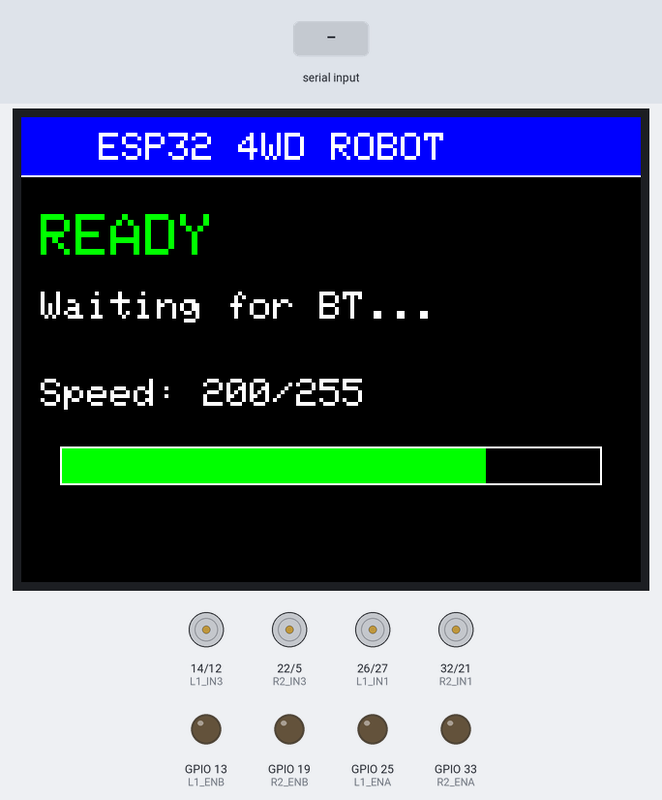
Bench run of a sketch on a simulated ESP32. Shown: 320×240 colour display, motor-driver pin pairs drawn as motors (green arrow = first pin HIGH = forward, orange = second pin HIGH = backward, longer = more drive), output pins drawn as LEDs (lit = HIGH). The test bench sets the inputs (shaded band). Nothing arrives over Bluetooth unless stated; what the sketch prints to the serial monitor is not drawn.

Above: at 2.4 s.
2.5 s: "W" received over the second serial link
At 3.3 s:
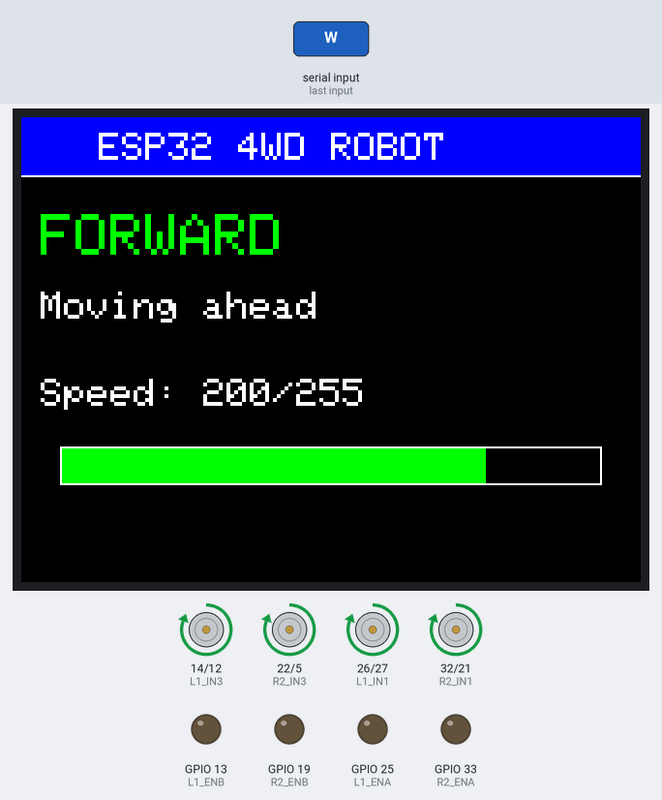
4.0 s: "S" received over the second serial link
At 4.4 s:
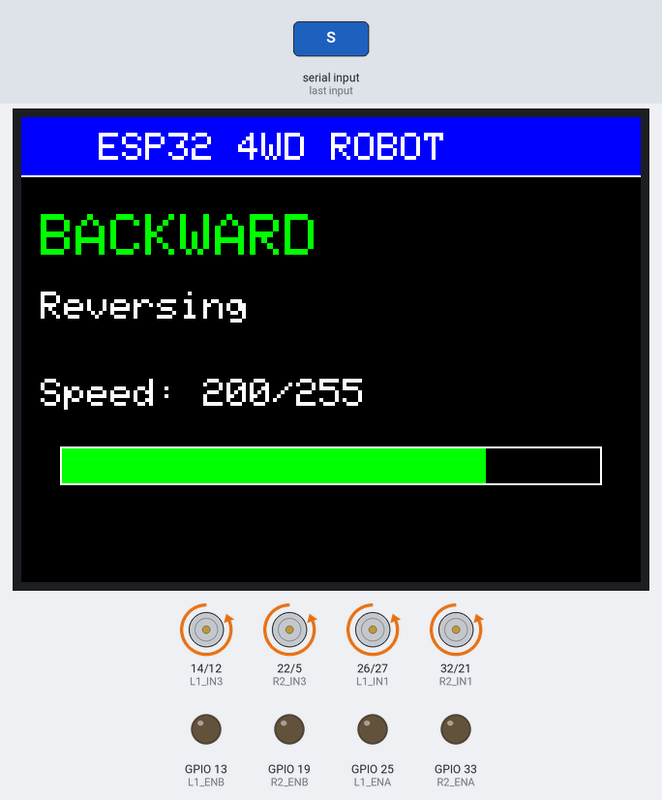
5.5 s: "Q" received over the second serial link
At 6.7 s:
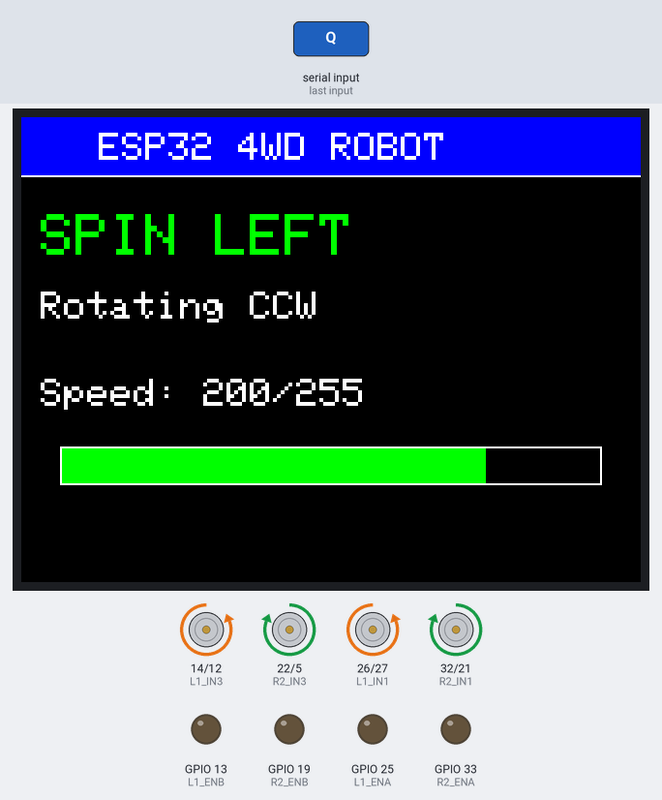
7.0 s: "A" received over the second serial link
At 8.0 s:
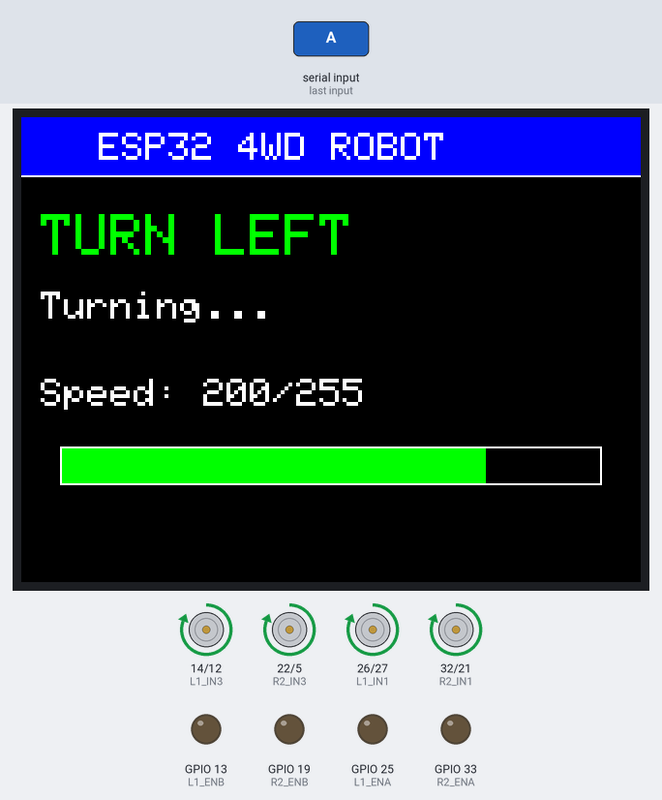
8.5 s: "D" received over the second serial link
At 9.0 s:
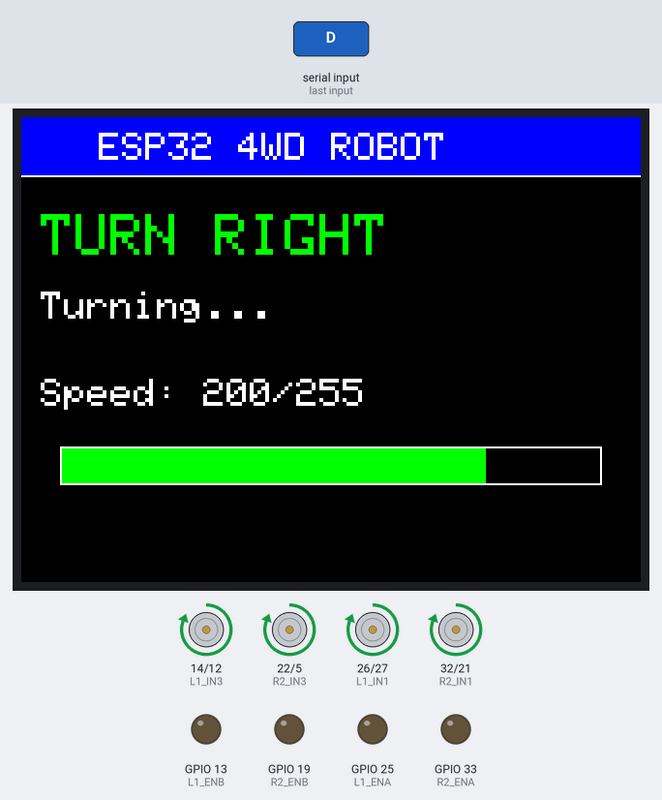
10.0 s: "s" received over the second serial link
At 10.5 s:
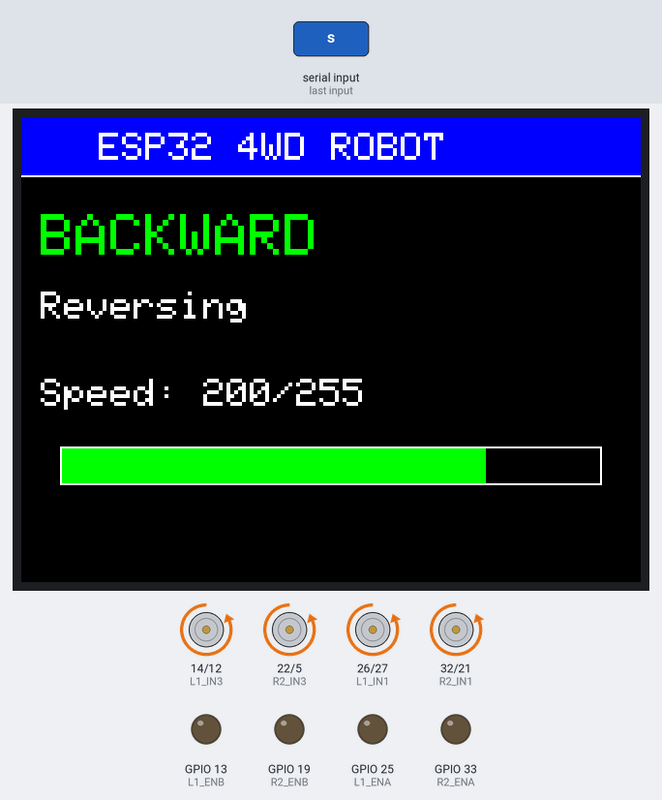
Timing chart, 0 to 12.5 s (numbered marks = the images above; inputs shaded):
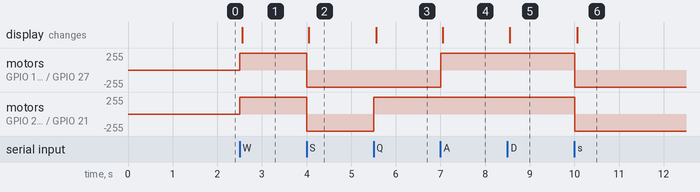

Measured:
- after the input at 2.5 s, motor on GPIO 14 (L1_IN3) / GPIO 12 (L1_IN4), motor on GPIO 22 (R2_IN3) / GPIO 5 (R2_IN4), motor on GPIO 26 (L1_IN1) / GPIO 27 (L1_IN2), motor on GPIO 32 (R2_IN1) / GPIO 21 (R2_IN2): stopped → forward 255/255 at once; the display: changes after 0.05 s (image 1)
- after the input at 4.0 s, motor on GPIO 14 (L1_IN3) / GPIO 12 (L1_IN4), motor on GPIO 22 (R2_IN3) / GPIO 5 (R2_IN4), motor on GPIO 26 (L1_IN1) / GPIO 27 (L1_IN2), motor on GPIO 32 (R2_IN1) / GPIO 21 (R2_IN2): forward 255/255 → backward 255/255 at once; the display: changes after 0.05 s (image 2)
- after the input at 5.5 s, motor on GPIO 22 (R2_IN3) / GPIO 5 (R2_IN4), motor on GPIO 32 (R2_IN1) / GPIO 21 (R2_IN2): backward 255/255 → forward 255/255 at once; the display: changes after 0.06 s (image 3)
- after the input at 7.0 s, motor on GPIO 14 (L1_IN3) / GPIO 12 (L1_IN4), motor on GPIO 26 (L1_IN1) / GPIO 27 (L1_IN2): backward 255/255 → forward 255/255 at once; the display: changes after 0.06 s (image 4)
- after the input at 8.5 s, the display: changes after 0.05 s (image 5)
- after the input at 10.0 s, motor on GPIO 14 (L1_IN3) / GPIO 12 (L1_IN4), motor on GPIO 22 (R2_IN3) / GPIO 5 (R2_IN4), motor on GPIO 26 (L1_IN1) / GPIO 27 (L1_IN2), motor on GPIO 32 (R2_IN1) / GPIO 21 (R2_IN2): forward 255/255 → backward 255/255 at once; the display: changes after 0.06 s (image 6)

The sketch:

esp32_robot_test.ino
```cpp
/*
 * ESP32 4-Wheel Drive Robot - Complete Test System
 *
 * Hardware:
 * - ESP32 with Expansion Board
 * - 2x L298N Motor Drivers
 * - 4x DC Motors (6V)
 * - 2.4" TFT Display (ILI9341)
 * - 6V Battery Pack
 *
 * Control via Bluetooth Serial:
 * W=Forward, S=Back, A=Left, D=Right, Q=SpinLeft, E=SpinRight
 * X=Stop, +=Speed Up, -=Speed Down, T=Full Test
 */

#include <BluetoothSerial.h>
#include <Adafruit_GFX.h>
#include <Adafruit_ILI9341.h>
#include <SPI.h>

// Check if Bluetooth is available
#if !defined(CONFIG_BT_ENABLED) || !defined(CONFIG_BLUEDROID_ENABLED)
#error Bluetooth is not enabled! Please run `make menuconfig` and enable it
#endif

// TFT Display Pins
#define TFT_CS   15
#define TFT_RST  4
#define TFT_DC   2
#define TFT_MOSI 23
#define TFT_CLK  18
#define TFT_MISO 16

// L298N #1 (Left Motors) Pins
#define L1_ENA  25  // PWM Speed Control
#define L1_IN1  26  // Front-Left Motor Direction
#define L1_IN2  27
#define L1_IN3  14  // Rear-Left Motor Direction
#define L1_IN4  12
#define L1_ENB  13  // PWM Speed Control

// L298N #2 (Right Motors) Pins
#define R2_ENA  33  // PWM Speed Control
#define R2_IN1  32  // Front-Right Motor Direction
#define R2_IN2  21
#define R2_IN3  22  // Rear-Right Motor Direction
#define R2_IN4  5
#define R2_ENB  19  // PWM Speed Control

// PWM Configuration
const int PWM_FREQ = 5000;
const int PWM_RES = 8;
const int PWM_CH_L1 = 0;
const int PWM_CH_L2 = 1;
const int PWM_CH_R1 = 2;
const int PWM_CH_R2 = 3;

// Speed Control
int motorSpeed = 200;  // Default speed (0-255)
const int MAX_SPEED = 255;
const int MIN_SPEED = 100;
const int SPEED_STEP = 25;

// Display Colors
#define COLOR_BG      ILI9341_BLACK
#define COLOR_TEXT    ILI9341_WHITE
#define COLOR_FWD     ILI9341_GREEN
#define COLOR_REV     ILI9341_RED
#define COLOR_TURN    ILI9341_YELLOW
#define COLOR_STOP    ILI9341_ORANGE

// Objects
BluetoothSerial SerialBT;
Adafruit_ILI9341 tft = Adafruit_ILI9341(TFT_CS, TFT_DC, TFT_RST);

// Function Prototypes
void setupMotors();
void setupDisplay();
void stopMotors();
void moveForward();
void moveBackward();
void turnLeft();
void turnRight();
void spinLeft();
void spinRight();
void setMotorSpeed(int speed);
void updateDisplay(String cmd, String status);
void runFullTest();
void drawMotorStatus(int x, int y, String label, bool fwd, bool rev);

void setup() {
  Serial.begin(115200);
  Serial.println("ESP32 4WD Robot Starting...");

  // Initialize Motors
  setupMotors();

  // Initialize Display
  setupDisplay();

  // Initialize Bluetooth
  SerialBT.begin("ESP32_4WD_Robot");
  Serial.println("Bluetooth Ready! Device name: ESP32_4WD_Robot");

  updateDisplay("READY", "Waiting for BT...");
  delay(1000);
}

void loop() {
  // Check for Bluetooth commands
  if (SerialBT.available()) {
    char cmd = SerialBT.read();
    Serial.print("Received: ");
    Serial.println(cmd);

    switch(cmd) {
      case 'W':
      case 'w':
        moveForward();
        updateDisplay("FORWARD", "Moving ahead");
        break;

      case 'S':
      case 's':
        moveBackward();
        updateDisplay("BACKWARD", "Reversing");
        break;

      case 'A':
      case 'a':
        turnLeft();
        updateDisplay("TURN LEFT", "Turning...");
        break;

      case 'D':
      case 'd':
        turnRight();
        updateDisplay("TURN RIGHT", "Turning...");
        break;

      case 'Q':
      case 'q':
        spinLeft();
        updateDisplay("SPIN LEFT", "Rotating CCW");
        break;

      case 'E':
      case 'e':
        spinRight();
        updateDisplay("SPIN RIGHT", "Rotating CW");
        break;

      case 'X':
      case 'x':
        stopMotors();
        updateDisplay("STOP", "Motors stopped");
        break;

      case '+':
        motorSpeed = min(motorSpeed + SPEED_STEP, MAX_SPEED);
        setMotorSpeed(motorSpeed);
        updateDisplay("SPEED UP", "Speed: " + String(motorSpeed));
        break;

      case '-':
        motorSpeed = max(motorSpeed - SPEED_STEP, MIN_SPEED);
        setMotorSpeed(motorSpeed);
        updateDisplay("SPEED DOWN", "Speed: " + String(motorSpeed));
        break;

      case 'T':
      case 't':
        runFullTest();
        break;

      default:
        Serial.println("Unknown command");
        break;
    }
  }

  delay(10);
}

void setupMotors() {
  // Configure all motor control pins as outputs
  pinMode(L1_IN1, OUTPUT);
  pinMode(L1_IN2, OUTPUT);
  pinMode(L1_IN3, OUTPUT);
  pinMode(L1_IN4, OUTPUT);

  pinMode(R2_IN1, OUTPUT);
  pinMode(R2_IN2, OUTPUT);
  pinMode(R2_IN3, OUTPUT);
  pinMode(R2_IN4, OUTPUT);

  // Setup PWM channels (NEW ESP32 API)
  ledcAttach(L1_ENA, PWM_FREQ, PWM_RES);
  ledcAttach(L1_ENB, PWM_FREQ, PWM_RES);
  ledcAttach(R2_ENA, PWM_FREQ, PWM_RES);
  ledcAttach(R2_ENB, PWM_FREQ, PWM_RES);

  // Initialize motors stopped
  stopMotors();
  setMotorSpeed(motorSpeed);

  Serial.println("Motors initialized");
}

void setupDisplay() {
  tft.begin();
  tft.setRotation(1); // Landscape mode
  tft.fillScreen(COLOR_BG);

  // Draw title bar
  tft.fillRect(0, 0, 320, 30, ILI9341_BLUE);
  tft.setTextColor(COLOR_TEXT);
  tft.setTextSize(2);
  tft.setCursor(40, 8);
  tft.println("ESP32 4WD ROBOT");

  // Draw separator
  tft.drawLine(0, 30, 320, 30, COLOR_TEXT);

  Serial.println("Display initialized");
}

void stopMotors() {
  // Stop all motors
  digitalWrite(L1_IN1, LOW);
  digitalWrite(L1_IN2, LOW);
  digitalWrite(L1_IN3, LOW);
  digitalWrite(L1_IN4, LOW);

  digitalWrite(R2_IN1, LOW);
  digitalWrite(R2_IN2, LOW);
  digitalWrite(R2_IN3, LOW);
  digitalWrite(R2_IN4, LOW);
}

void moveForward() {
  // Left motors forward
  digitalWrite(L1_IN1, HIGH);
  digitalWrite(L1_IN2, LOW);
  digitalWrite(L1_IN3, HIGH);
  digitalWrite(L1_IN4, LOW);

  // Right motors forward
  digitalWrite(R2_IN1, HIGH);
  digitalWrite(R2_IN2, LOW);
  digitalWrite(R2_IN3, HIGH);
  digitalWrite(R2_IN4, LOW);
}

void moveBackward() {
  // Left motors backward
  digitalWrite(L1_IN1, LOW);
  digitalWrite(L1_IN2, HIGH);
  digitalWrite(L1_IN3, LOW);
  digitalWrite(L1_IN4, HIGH);

  // Right motors backward
  digitalWrite(R2_IN1, LOW);
  digitalWrite(R2_IN2, HIGH);
  digitalWrite(R2_IN3, LOW);
  digitalWrite(R2_IN4, HIGH);
}

void turnLeft() {
  // Left motors slow/stop
  ledcWrite(PWM_CH_L1, motorSpeed / 2);
  ledcWrite(PWM_CH_L2, motorSpeed / 2);
  digitalWrite(L1_IN1, HIGH);
  digitalWrite(L1_IN2, LOW);
  digitalWrite(L1_IN3, HIGH);
  digitalWrite(L1_IN4, LOW);

  // Right motors full speed forward
  ledcWrite(PWM_CH_R1, motorSpeed);
  ledcWrite(PWM_CH_R2, motorSpeed);
  digitalWrite(R2_IN1, HIGH);
  digitalWrite(R2_IN2, LOW);
  digitalWrite(R2_IN3, HIGH);
  digitalWrite(R2_IN4, LOW);
}

void turnRight() {
  // Left motors full speed forward
  ledcWrite(PWM_CH_L1, motorSpeed);
  ledcWrite(PWM_CH_L2, motorSpeed);
  digitalWrite(L1_IN1, HIGH);
  digitalWrite(L1_IN2, LOW);
  digitalWrite(L1_IN3, HIGH);
  digitalWrite(L1_IN4, LOW);

  // Right motors slow/stop
  ledcWrite(PWM_CH_R1, motorSpeed / 2);
  ledcWrite(PWM_CH_R2, motorSpeed / 2);
  digitalWrite(R2_IN1, HIGH);
  digitalWrite(R2_IN2, LOW);
  digitalWrite(R2_IN3, HIGH);
  digitalWrite(R2_IN4, LOW);
}

void spinLeft() {
  // Left motors backward
  digitalWrite(L1_IN1, LOW);
  digitalWrite(L1_IN2, HIGH);
  digitalWrite(L1_IN3, LOW);
  digitalWrite(L1_IN4, HIGH);

  // Right motors forward
  digitalWrite(R2_IN1, HIGH);
  digitalWrite(R2_IN2, LOW);
  digitalWrite(R2_IN3, HIGH);
  digitalWrite(R2_IN4, LOW);
}

void spinRight() {
  // Left motors forward
  digitalWrite(L1_IN1, HIGH);
  digitalWrite(L1_IN2, LOW);
  digitalWrite(L1_IN3, HIGH);
  digitalWrite(L1_IN4, LOW);

  // Right motors backward
  digitalWrite(R2_IN1, LOW);
  digitalWrite(R2_IN2, HIGH);
  digitalWrite(R2_IN3, LOW);
  digitalWrite(R2_IN4, HIGH);
}

void setMotorSpeed(int speed) {
  ledcWrite(PWM_CH_L1, speed);
  ledcWrite(PWM_CH_L2, speed);
  ledcWrite(PWM_CH_R1, speed);
  ledcWrite(PWM_CH_R2, speed);
}

void updateDisplay(String cmd, String status) {
  // Clear command area
  tft.fillRect(0, 40, 320, 80, COLOR_BG);

  // Display command
  tft.setTextSize(3);
  tft.setTextColor(COLOR_FWD);
  tft.setCursor(10, 50);
  tft.println(cmd);

  // Display status
  tft.setTextSize(2);
  tft.setTextColor(COLOR_TEXT);
  tft.setCursor(10, 90);
  tft.println(status);

  // Display speed
  tft.fillRect(0, 130, 320, 30, COLOR_BG);
  tft.setCursor(10, 135);
  tft.print("Speed: ");
  tft.print(motorSpeed);
  tft.print("/255");

  // Draw speed bar
  int barWidth = map(motorSpeed, 0, 255, 0, 280);
  tft.fillRect(20, 170, 280, 20, COLOR_BG);
  tft.drawRect(20, 170, 280, 20, COLOR_TEXT);
  tft.fillRect(21, 171, barWidth, 18, COLOR_FWD);
}

void runFullTest() {
  updateDisplay("TEST MODE", "Starting tests...");
  SerialBT.println("=== FULL SYSTEM TEST ===");
  delay(2000);

  // Test 1: Forward
  SerialBT.println("Test 1: Forward");
  updateDisplay("TEST: FORWARD", "All motors FWD");
  moveForward();
  delay(2000);
  stopMotors();
  delay(1000);

  // Test 2: Backward
  SerialBT.println("Test 2: Backward");
  updateDisplay("TEST: BACKWARD", "All motors REV");
  moveBackward();
  delay(2000);
  stopMotors();
  delay(1000);

  // Test 3: Spin Left
  SerialBT.println("Test 3: Spin Left");
  updateDisplay("TEST: SPIN LEFT", "Counter-clockwise");
  spinLeft();
  delay(2000);
  stopMotors();
  delay(1000);

  // Test 4: Spin Right
  SerialBT.println("Test 4: Spin Right");
  updateDisplay("TEST: SPIN RIGHT", "Clockwise");
  spinRight();
  delay(2000);
  stopMotors();
  delay(1000);

  // Test 5: Speed Test
  SerialBT.println("Test 5: Speed Ramp");
  for(int spd = MIN_SPEED; spd <= MAX_SPEED; spd += 25) {
    setMotorSpeed(spd);
    updateDisplay("TEST: SPEED", "Speed: " + String(spd));
    moveForward();
    delay(500);
  }
  stopMotors();
  setMotorSpeed(motorSpeed);
  delay(1000);

  // Test Complete
  SerialBT.println("=== TEST COMPLETE ===");
  updateDisplay("TEST DONE", "All systems OK!");
  delay(2000);
  updateDisplay("READY", "Waiting for cmd...");
}
```
